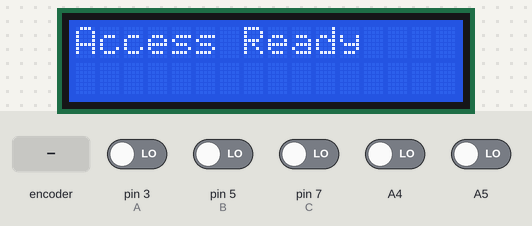
Bench run of a sketch on a simulated Arduino Uno, built with avr-gcc and run on an emulated ATmega328P. Parts: 16×2 character LCD. The test bench sets the inputs (shaded band); at power-on: A4, A5, pin 3 (A), pin 5 (B), pin 7 (C) LOW. What the sketch prints to the serial monitor is not drawn.

Above: at 1.2 s.
1.3 s: A5 driven HIGH
At 2.7 s:
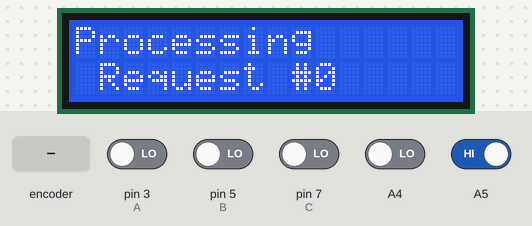
4.3 s: pin 7 (C) driven HIGH
At 6.59 s:
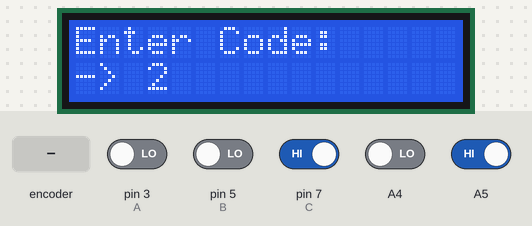
7.3 s: rotary encoder on pin 3 (A) / pin 5 (B) turned 1 step (first pin leading)
At 9.21 s:
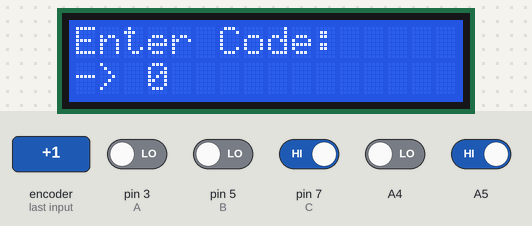
10.5 s: A5 driven LOW
Timing chart, 0 to 13.5 s (numbered marks = the images above; inputs shaded):
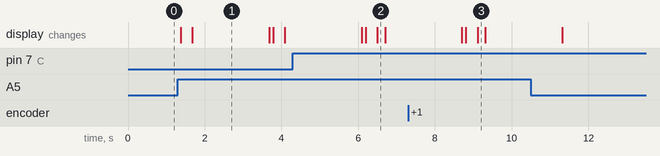

Measured:
- after the input at 1.3 s, the display: first changes after 0.07 s (image 1 shows a later state)
- what the display in image 1 shows lasts 2.0 s, from 1.7 s to 3.7 s

The sketch:

button.ino
```cpp
#include <LiquidCrystal.h>

#define A 3
#define B 5
#define C 7

LiquidCrystal lcd(4, 6, 8, 9, 10, 11);

//Wiring Diagram

//LCD: VSS VDD V0 RS E R D0 D1 D2 D3 D4 D5 D6 D7 A K
//PIN: -   +   P  4  6               8  9  10 11 + -
//PRIMARY SWITCH: A5
//SECONDARY SWITCH: A4
//INPUT SWITCHES: A = 3 B = 5 C = 7


void setup() {
  //Begin Serial
  Serial.begin(9600);
  //Initialize all Switches
  pinMode(A, INPUT);
  pinMode(B, INPUT);
  pinMode(C, INPUT);
  pinMode(A4, INPUT);
  pinMode(A5, INPUT);
  //Start LCD
  lcd.begin(16, 2);
  lcd.print("Access Ready");
}

//Useful Initial Values
boolean zone = false;
String str = "";
int cur = 3;

void loop() {
  //Check for primary switch activation
  if (digitalRead(A5) == HIGH) {
    zone = true;
    //Serial.println("Entered the Zone"); //Debug Code
    //Start Input with LCD framework
    lcd.clear();
    lcd.print("Enter Code:");
    lcd.setCursor(0, 2);
    lcd.print("->");
    lcd.setCursor(cur,2);
    delay(300);
  }
  while (zone) {
    //Append each input as a ternary value of 0, 1, or 2
    if (digitalRead(A)) {
      //Serial.println("A Entered"); //Debug Code
      str += "0";
      lcd.print("0");
      cur++;
      delay(200);
    } else if (digitalRead(B)) {
      //Serial.println("B Entered"); //Debug Code
      str += "1";
      lcd.print("1");
      cur++;
      delay(200);
    } else if (digitalRead(C)) {
      //Serial.println("C Entered"); //Debug Code
      lcd.print("2");
      str += "2";
      cur++;
      delay(200);
    } else if (digitalRead(A4)) {
      //Serial.println("Backspaced"); //Debug Code
      //Backspace last value by moving cursor temporarily
      str = str.substring(0, str.length()-1);
      cur -= 1;
      lcd.setCursor(cur, 2);
      lcd.print(" ");
      lcd.setCursor(cur, 2);
      delay(200);
    }
    //Serial.println(str); //Debug Code
    //Check for a exit command
    if (digitalRead(A5) == HIGH) {
      //Initiate Exit Command
      Serial.print((char)tern(str));
      zone = false;
      lcd.clear();
      lcd.print("Processing");
      lcd.setCursor(1,2);
      lcd.print("Request #");
      lcd.setCursor(10,2);
      //Send over a char to Serial from ternary value
      lcd.print(tern(str));
      //Serial.println("Exit Zone"); //Debug Code
      str = "";
      delay(2000);
      //Repeat Loop from Start
      lcd.clear();
      lcd.print("Access Ready");
      cur = 3;
      break;
    }
    delay(100);
  }
  delay(100);
}

long tern(String s) {
  //Convert the string of ternary digits to one char using
  //conversion from base 3 -> int -> ASCII
  long num = 0;
  long power = 1;
  for (int i = 0; i < s.length(); i++) {
    for (int j = 0; j < i; j++) {
      power = 3 * power;
    }
    num += ((s.charAt(s.length() - 1 - i) - '0') * power);
    power = 1;
    //Serial.print("Char is "); //Debug Code
    //Serial.print(s.charAt(s.length() - 1 - i) - '0'); //Debug Code
    //Serial.print("\n And Num is "); //Debug Code
    //Serial.print(num); //Debug Code
    //Serial.print("\n"); //Debug
  }
  return num;
}
```
